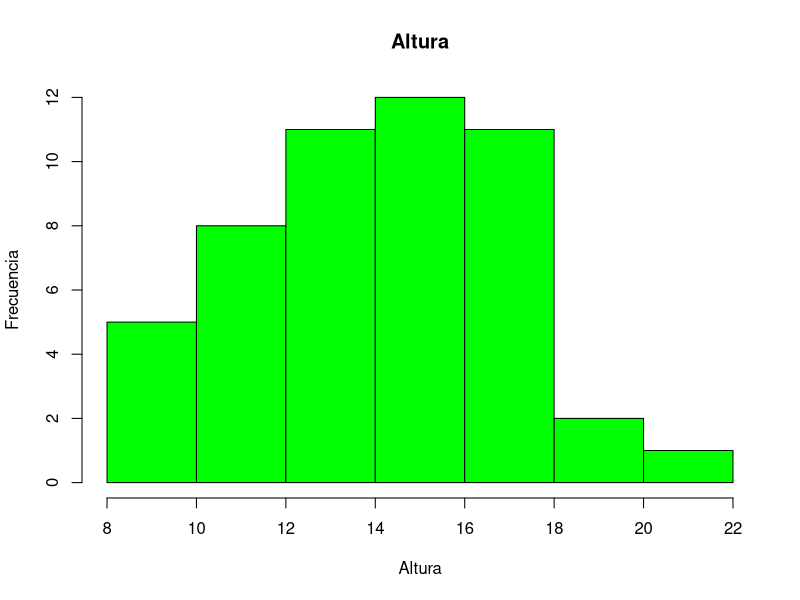
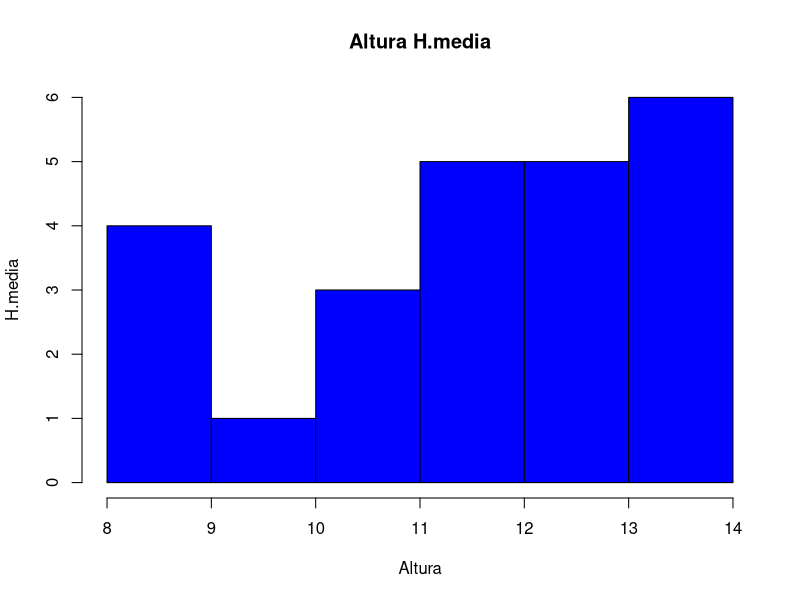
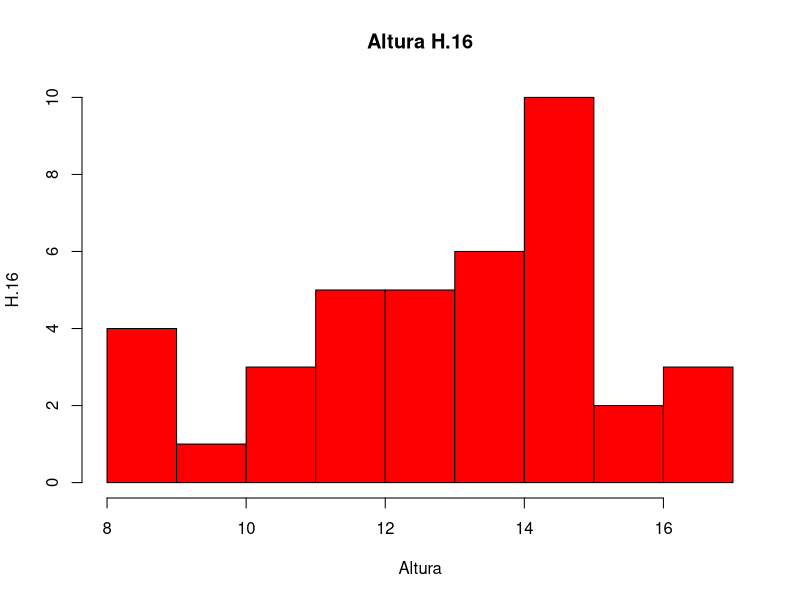
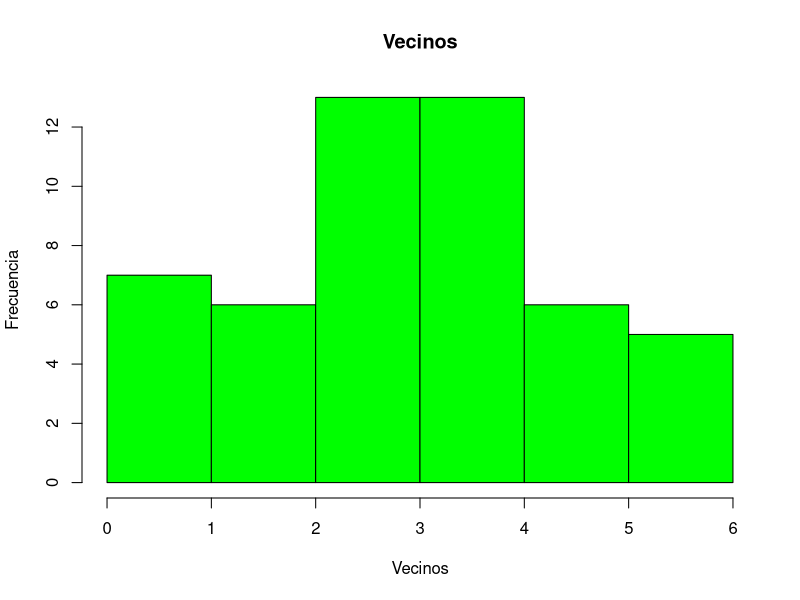
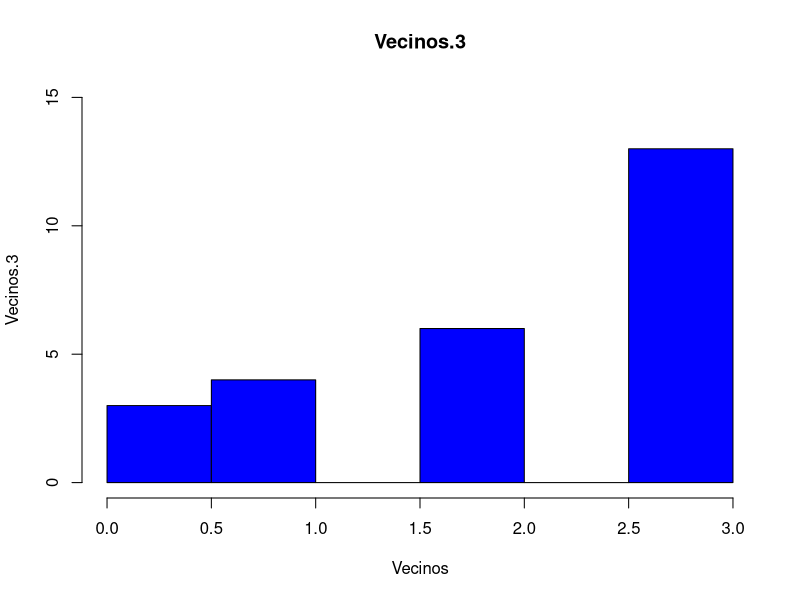
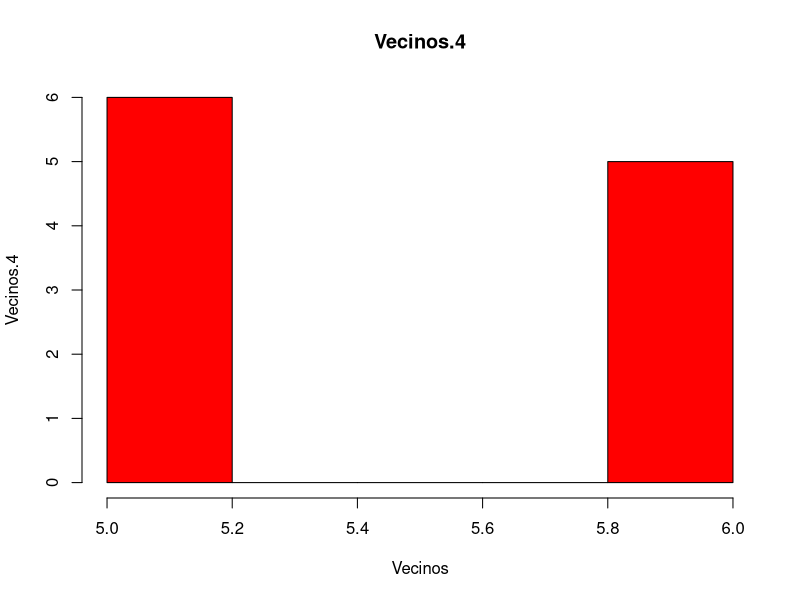
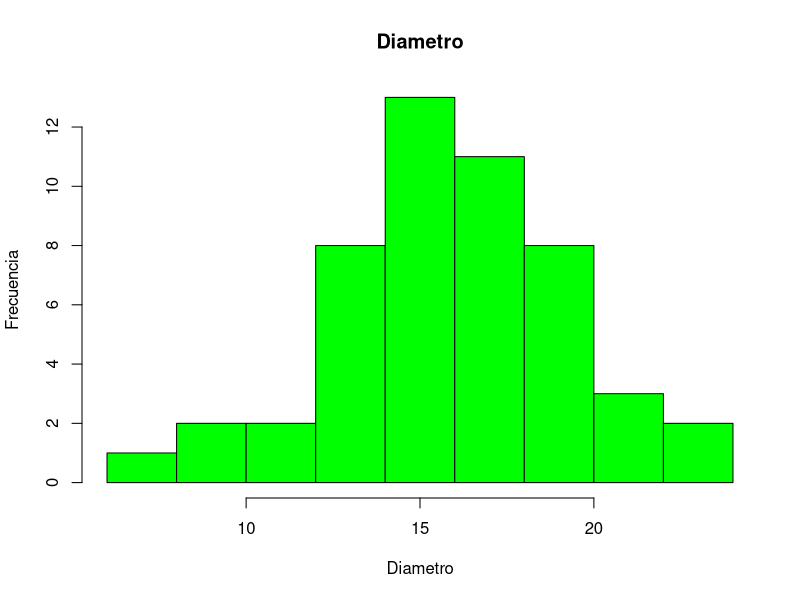
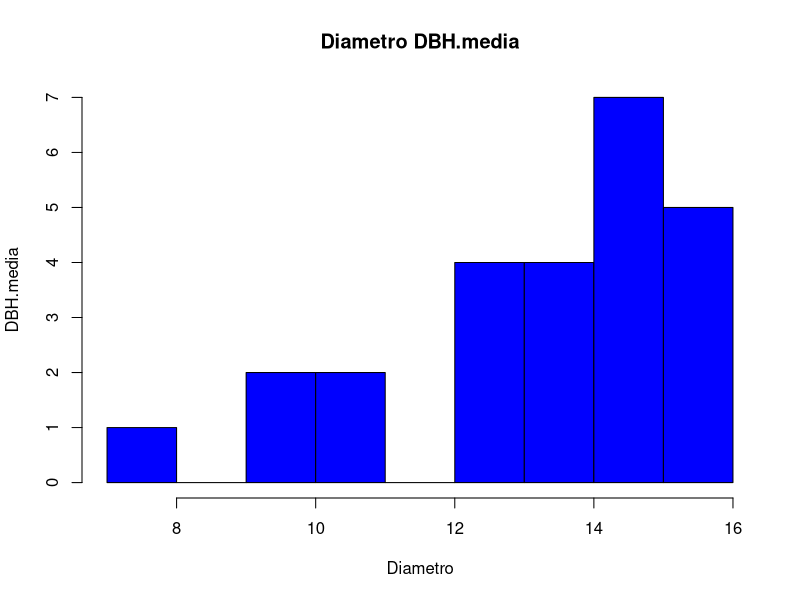

Write R code to recreate these figures, in order.
Data.1 <- read.csv("CUADRO 1.csv", header = TRUE)

H.media <- subset(Data.1, Data.1$Altura <= mean(Data.1$Altura))
H.16 <- subset(Data.1, Data.1$Altura < 16.5)

Vecinos.3 <- subset(Data.1, Data.1$Vecinos <= 3)
Vecinos.4 <- subset(Data.1, Data.1$Vecinos > 4 )
                    
DBH.media <- subset(Data.1, Data.1$Diametro < mean(Data.1$Diametro))                    
DBH.16 <- subset(Data.1, Data.1$Diametro > 16)                    

Cedro <- subset(Data.1, Data.1$Especie == "C")                    
Tsuga.Douglasia <- subset(Data.1, Data.1$Especie != "C")

DBH.16.9 <- subset(Data.1, Data.1$Diametro <= 16.9)
ATLU <- subset(Data.1, Data.1$Altura > 18.5)


# Vizualizacion de dato ---------------------------------------------------

hist(Data.1$Altura, xlab = "Altura", ylab = "Frecuencia", col = "green", main = "Altura")
hist(H.media$Altura, xlab = "Altura", ylab = "H.media", col = "blue", main = "Altura H.media")
hist(H.16$Altura, xlab = "Altura", ylab = "H.16", col = "red", main = "Altura H.16")

hist(Data.1$Vecinos,xlab = "Vecinos", ylab = "Frecuencia", col = "green", main = "Vecinos")
hist(Vecinos.3$Vecinos, ylim = c(0,15), xlim = c(0,3), xlab = "Vecinos", ylab = "Vecinos.3", col = "blue", main = "Vecinos.3")
hist(Vecinos.4$Vecinos, xlab = "Vecinos", ylab = "Vecinos.4", col = "red", main = "Vecinos.4")

hist(Data.1$Diametro, xlab = "Diametro", ylab = "Frecuencia", col = "green", main = "Diametro")
hist(DBH.media$Diametro,xlab = "Diametro", ylab = "DBH.media", col = "blue", main = "Diametro DBH.media")
hist(DBH.16$Diametro, xlab = "Diametro", ylab = "DBH.16", col = "red", main = "Diametro DBH.16")


# Estadisiticas basicas ---------------------------------------------------

sd(H.media$Altura)
mean(H.media$Altura)

sd(H.16$Altura)
mean(H.16$Altura)

sd(Vecinos.3$Vecinos)
mean(Vecinos.3$Vecinos)

sd(DBH.media$Diametro)
mean(DBH.media$Diametro)

sd(DBH.16$Diametro)
mean(DBH.16$Diametro)
